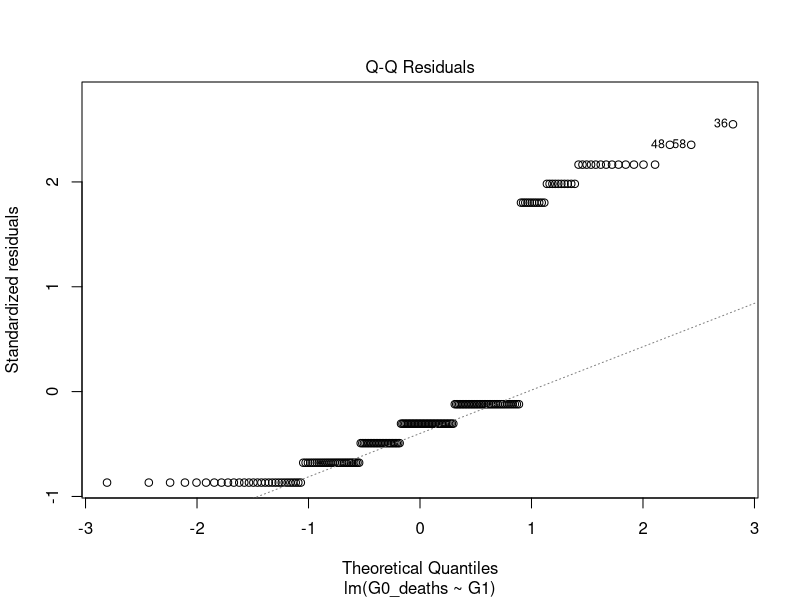
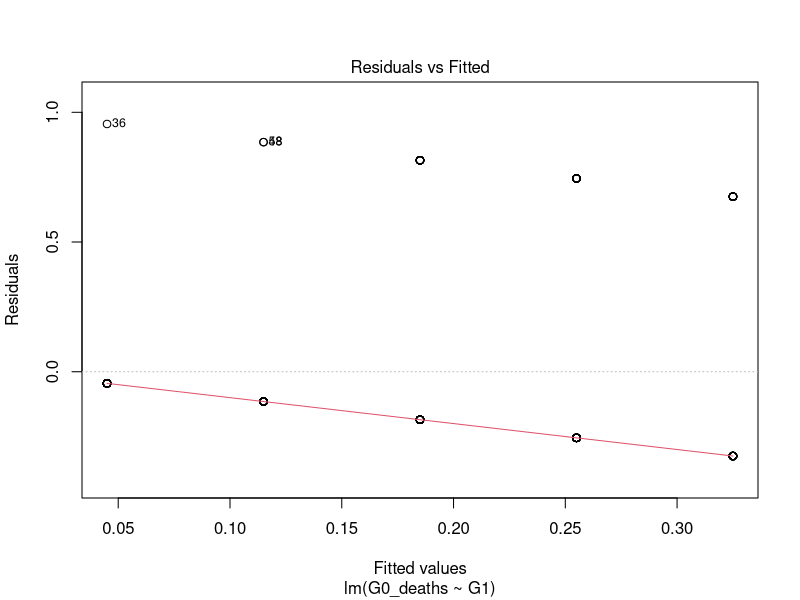
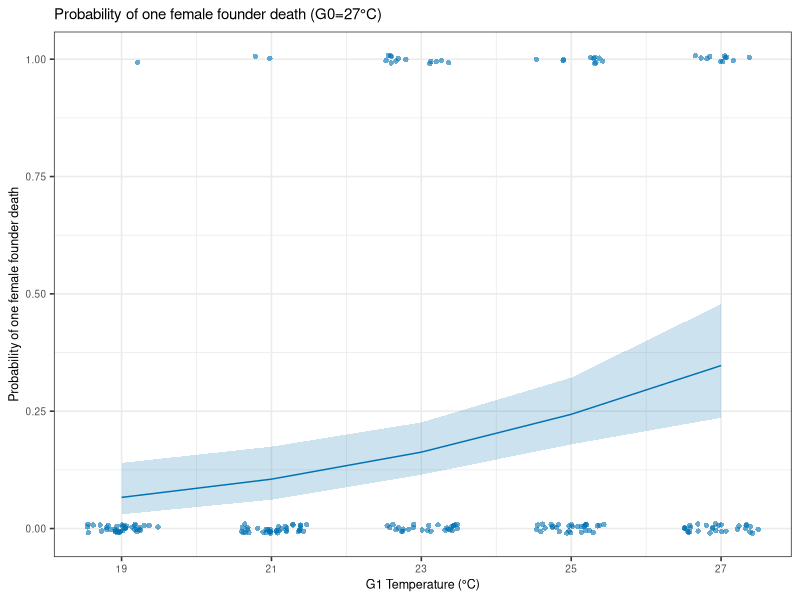

Recreate these plots in R, in order.
## ---- chunk 1
knitr::opts_chunk$set(echo = TRUE)
## ---- chunk 2
library(tidyverse)
library(car)
library(ggeffects)
## ---- chunk 3
Fly_data <- read_csv('Fly counts.csv')
## ---- chunk 4
Fly_data_27 <- filter(Fly_data, G0 == 27) 
## ---- chunk 5
founder_27_mod <- lm(G0_deaths ~ G1, data=Fly_data_27)
plot(founder_27_mod, which=2) #breaks assumptions
plot(founder_27_mod, which=1) #breaks assumptions
## ---- chunk 6
#need to use GLM to relax assumptions of linearity, normality and homogeneity of variance
G027_mod1 <- glm(G0_deaths ~ G1, data=Fly_data_27,
                 family=binomial(link="logit"))
# Binomial as either 0 or 1 female deaths (binary choice)
# Binomial distribution allows for response variables that don't follow a normal distribution 

Anova(G027_mod1, test="F")
# Significant effect of G1: p=0.0002067
## ---- chunk 7
predicted_probs <- ggpredict(G027_mod1, "G1")
ggplot() +
    geom_line(data = predicted_probs, aes(x = x, y = predicted), color = "#0072B2") +
    geom_ribbon(data = predicted_probs, aes(x = x, ymin = conf.low, ymax = conf.high), 
              fill = "#0072B2", alpha = 0.2) + 
    geom_point(data = Fly_data_27, aes(x = G1, y = G0_deaths), 
               color = "#0072B2", shape = 16, alpha=0.6,
               position = position_jitter(width = 0.5, height=0.01)) +
    scale_x_continuous(breaks = seq(19, 27, by = 2)) +
    labs(x = "G1 Temperature (°C)", 
         y = "Probability of one female founder death",
         title = "Probability of one female founder death (G0=27°C)") +
    theme_bw(base_size=12) +
    theme(text = element_text(size = 9)) +
    theme(legend.position = "none")
